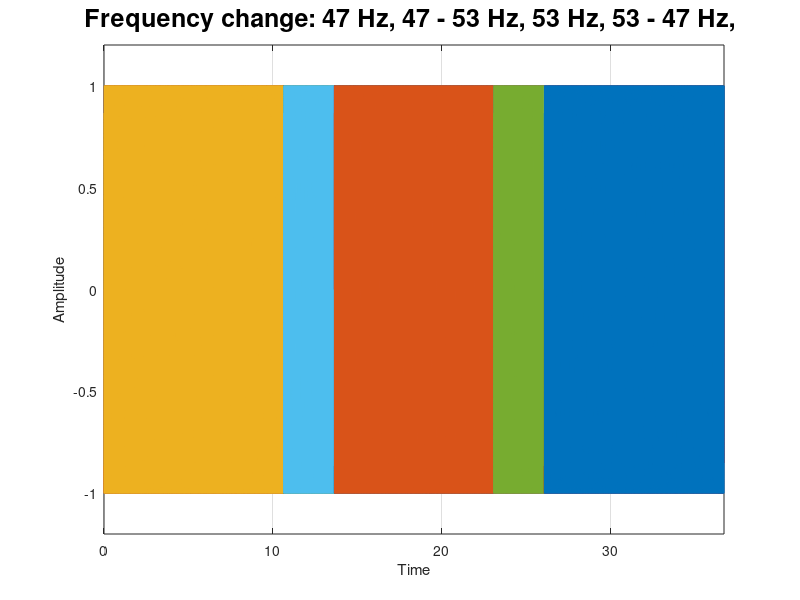
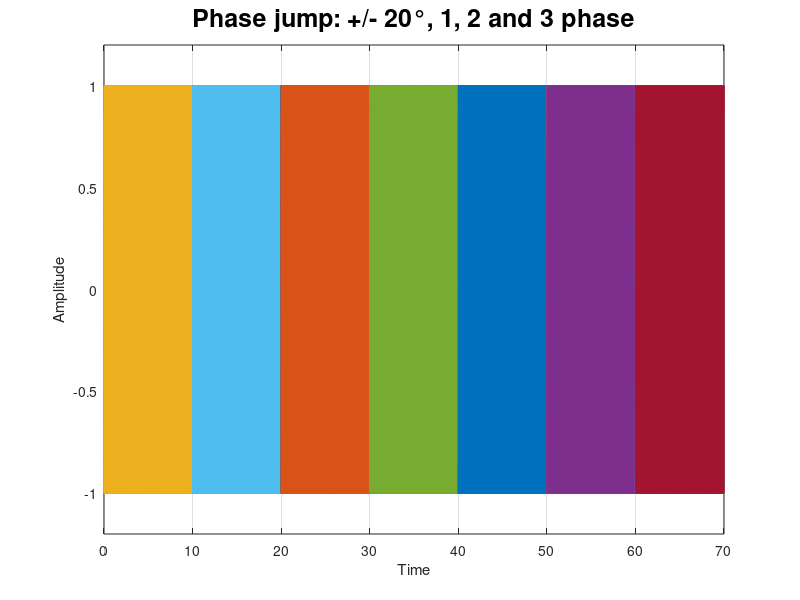
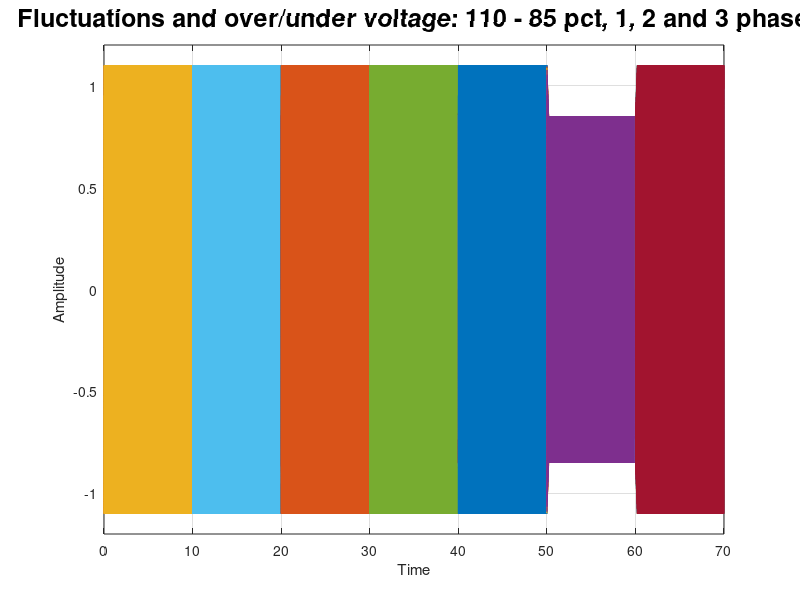
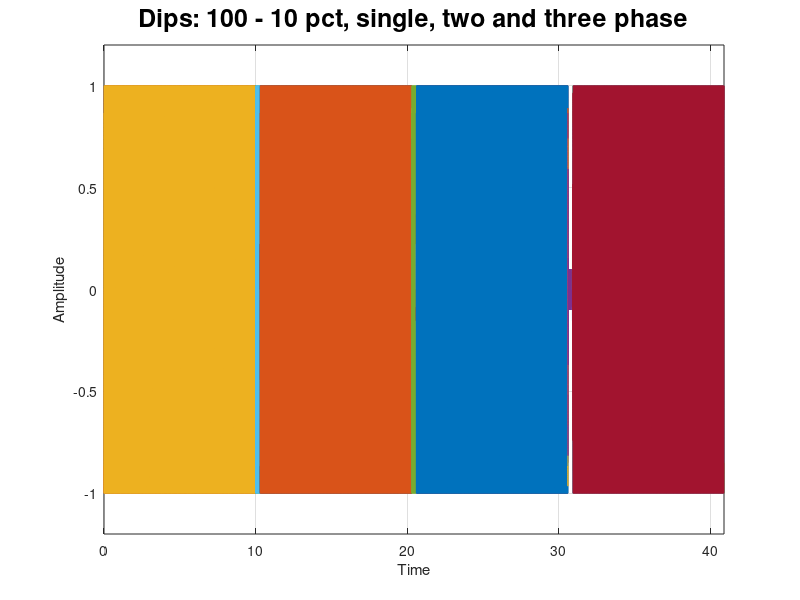

Write the MATLAB code that produced these figures, in order. (Note: this script raises an error after producing the figures.)
clc; clear; close all;
%% script for generating test sequence for PLL's


%% Variable constants for test sequence
fs = 10000
ts = 1/fs
t_end = 75
t = ts*(0:t_end*fs);
t_event = 10 % [s] time between each event
fontsize=18
%% frequency change, TC1

f_start = 47;
f_top = 53;
duration = 3;
cycles = 500;
t_event_low = cycles/f_start
t_event_high = cycles/f_top


t_11 = t_event_low
t_12 = t_11+duration
t_13 = t_12+t_event_high;
t_14 = t_13+duration;
t_15 = t_14+t_event_low;


pha10 = sin(2*pi*f_start*		t(1:round(t_event_low*fs)			));
phb10 = sin(2*pi*f_start*		t(1:round(t_event_low*fs)			) - 2*pi/3);
phc10 = sin(2*pi*f_start*		t(1:round(t_event_low*fs)			) + 2*pi/3);
V10 = [pha10; phb10; phc10]';



% 47 to 53 Hz
pha11 = chirp(					t(1:round(duration*fs)				),f_start,3,f_top,'linear',270);
phb11 = chirp(					t(1:round(duration*fs)				),f_start,3,f_top,'linear',150);
phc11 = chirp(					t(1:round(duration*fs)				),f_start,3,f_top,'linear',30);
V11 = [pha11; phb11; phc11]';


% 53 Hz for 500 cycles
pha12 = sin(2*pi*f_top*			t(1:round(t_event_high*fs)			));
phb12 = sin(2*pi*f_top*			t(1:round(t_event_high*fs)			) - 2*pi/3);
phc12 = sin(2*pi*f_top*			t(1:round(t_event_high*fs)			) + 2*pi/3);
V12 = [pha12; phb12; phc12]';


% 53 to 47 Hz
pha13 = chirp(					t(1:round(duration*fs)				),f_top,3,f_start,'linear',270);
phb13 = chirp(					t(1:round(duration*fs)				),f_top,3,f_start,'linear',150);
phc13 = chirp(					t(1:round(duration*fs)				),f_top,3,f_start,'linear',30);
V13 = [pha13; phb13; phc13]';


% 47 Hz for 10 sec
pha14 = sin(2*pi*f_start*		t(1:round(t_event_low*fs)			));
phb14 = sin(2*pi*f_start*		t(1:round(t_event_low*fs)			) - 2*pi/3);
phc14 = sin(2*pi*f_start*		t(1:round(t_event_low*fs)			) + 2*pi/3);
V14 = [pha14; phb14; phc14]';


% collect part signals to one signal
V1 = [V10; V11; V12; V13; V14];

% figures = figure(11)
figures = figure('Position', [500 500 900 600])

plot(t(1        : round(t_11*fs)), [pha10; phb10; phc10]')
hold on
grid on
plot(t(round(t_11*fs+1): round(t_12*fs)), [pha11; phb11; phc11]')
plot(t(round(t_12*fs+1): round(t_13*fs)), [pha12; phb12; phc12]')
plot(t(round(t_13*fs+1): round(t_14*fs)), [pha13; phb13; phc13]')
plot(t(round(t_14*fs+1): round(t_15*fs)), [pha14; phb14; phc14]')

freqtitle1 = sprintf('Frequency change: %d Hz, %d - %d Hz, %d Hz, %d - %d Hz, %d Hz',... 
    f_start, f_start, f_top, f_top, f_top, f_start)
title(freqtitle1,'FontSize', fontsize)
xlabel('Time')
ylabel('Amplitude')
ylim([-1.2 1.2])
xlim([0 t_15])
    


%% phase jumps, TC2
f_base = 50;
cycles = 500;
t_recov = cycles/f_base;
phi_shift = 20*pi/180


t_21 = t_recov
t_22 = t_21 + t_recov;
t_23 = t_22 + t_recov;
t_24 = t_23 + t_recov;
t_25 = t_24 + t_recov;
t_26 = t_25 + t_recov;
t_27 = t_26 + t_recov;

% start up
pha21 = sin(2*pi*f_base*t(1:t_recov*fs));
phb21 = sin(2*pi*f_base*t(1:t_recov*fs) - 2*pi/3);
phc21 = sin(2*pi*f_base*t(1:t_recov*fs) + 2*pi/3);
V21 = [pha21; phb21; phc21]';

% single phase phase shift (positive)
pha22 = sin(2*pi*f_base*t(1:t_recov*fs) + phi_shift);
phb22 = sin(2*pi*f_base*t(1:t_recov*fs) - 2*pi/3);
phc22 = sin(2*pi*f_base*t(1:t_recov*fs) + 2*pi/3);
V22 = [pha22; phb22; phc22]';

% single phase phase shift (negative)
pha23 = sin(2*pi*f_base*t(1:t_recov*fs));
phb23 = sin(2*pi*f_base*t(1:t_recov*fs) - 2*pi/3);
phc23 = sin(2*pi*f_base*t(1:t_recov*fs) + 2*pi/3);
V23 = [pha23; phb23; phc23]';

% two phase phase shift (positive)
pha24 = sin(2*pi*f_base*t(1:t_recov*fs) + phi_shift);
phb24 = sin(2*pi*f_base*t(1:t_recov*fs) - 2*pi/3 + phi_shift);
phc24 = sin(2*pi*f_base*t(1:t_recov*fs) + 2*pi/3);
V24 = [pha24; phb24; phc24]';

% two phase phase shift (negative)
pha25 = sin(2*pi*f_base*t(1:t_recov*fs));
phb25 = sin(2*pi*f_base*t(1:t_recov*fs) - 2*pi/3);
phc25 = sin(2*pi*f_base*t(1:t_recov*fs) + 2*pi/3);
V25 = [pha25; phb25; phc25]';

% three phase phase shift (positive)
pha26 = sin(2*pi*f_base*t(1:t_recov*fs) + phi_shift);
phb26 = sin(2*pi*f_base*t(1:t_recov*fs) - 2*pi/3 + phi_shift);
phc26 = sin(2*pi*f_base*t(1:t_recov*fs) + 2*pi/3 + phi_shift);
V26 = [pha26; phb26; phc26]';

% three phase phase shift (negative)
pha27 = sin(2*pi*f_base*t(1:t_recov*fs));
phb27 = sin(2*pi*f_base*t(1:t_recov*fs) - 2*pi/3);
phc27 = sin(2*pi*f_base*t(1:t_recov*fs) + 2*pi/3);
V27 = [pha27; phb27; phc27]';
    
% figures = [figures; figure(21)]
figures = [figures; figure('Position', [500 500 900 600])]
% figure('Position', [500 500 900 600])
plot(t(1        : t_21*fs), V21)
grid on
hold on
plot(t(t_21*fs+1: t_22*fs), V22)
plot(t(t_22*fs+1: t_23*fs), V23)
plot(t(t_23*fs+1: t_24*fs), V24)
plot(t(t_24*fs+1: t_25*fs), V25)
plot(t(t_25*fs+1: t_26*fs), V26)
plot(t(t_26*fs+1: t_27*fs), V27)
phasetitle1 = sprintf('Phase jump: +/- %d°, 1, 2 and 3 phase', phi_shift*180/pi)
title(phasetitle1,'FontSize', fontsize)
xlabel('Time')
ylabel('Amplitude')
ylim([-1.2 1.2])
xlim([0 t_27])
V2 = [V21; V22; V23; V24; V25; V26; V27];


%% voltage fluctuations and over/under voltage, TC3
f_base = 50;
cycles = 500;
t_recov = cycles/f_base;
fluct_rate = f_base*0.12/5; % percent pr sec
% t_recov = 10;
Amax = 1.1
Amin = 0.85
t_fluct = (Amax-Amin)/fluct_rate;

t_31  = t_recov; 
t_32  = t_31  + t_recov; 
t_33  = t_32  + t_recov;
t_34  = t_33  + t_recov; 
t_35  = t_34  + t_recov;
t_36  = t_35  + t_recov; 
t_37  = t_36  + t_recov;

% start up
pha31 = Amax*sin(2*pi*f_base*t(1:t_recov*fs));
phb31 = Amax*sin(2*pi*f_base*t(1:t_recov*fs) - 2*pi/3);
phc31 = Amax*sin(2*pi*f_base*t(1:t_recov*fs) + 2*pi/3);
V31 = [pha31; phb31; phc31]';

% single phase fluctuation (positive)
pha32 = [sin(2*pi*f_base*t(1:t_fluct*fs)).*(Amax-fluct_rate*t(1:t_fluct*fs)),  Amin*sin(2*pi*f_base*t(t_fluct*fs:  t_recov*fs))];
phb32 =                                                                        Amax*sin(2*pi*f_base*t(1:           t_recov*fs) - 2*pi/3);
phc32 =                                                                        Amax*sin(2*pi*f_base*t(1:           t_recov*fs) + 2*pi/3);
V32 = [pha32; phb32; phc32]';

% single phase fluctuation (negative)
pha33 = [sin(2*pi*f_base*t(1:t_fluct*fs)).*(Amin+fluct_rate*t(1:t_fluct*fs)),  Amax*sin(2*pi*f_base*t(t_fluct*fs:  t_recov*fs))];
phb33 =                                                                        Amax*sin(2*pi*f_base*t(1:           t_recov*fs) - 2*pi/3);
phc33 =                                                                        Amax*sin(2*pi*f_base*t(1:           t_recov*fs) + 2*pi/3);
V33 = [pha33; phb33; phc33]';

% two phase fluctuation (positive)
pha34 = [sin(2*pi*f_base*t(1:t_fluct*fs))		 	.*(Amax-fluct_rate*t(1:t_fluct*fs)),  	Amin*sin(2*pi*f_base*t(t_fluct*fs:  t_recov*fs))];
phb34 = [sin(2*pi*f_base*t(1:t_fluct*fs) - 2*pi/3)	.*(Amax-fluct_rate*t(1:t_fluct*fs)),  	Amin*sin(2*pi*f_base*t(t_fluct*fs:  t_recov*fs) - 2*pi/3)];
phc34 =                                                                        				Amax*sin(2*pi*f_base*t(1:           t_recov*fs) + 2*pi/3);
V34 = [pha34; phb34; phc34]';

% two phase fluctuation (negative)
pha35 = [sin(2*pi*f_base*t(1:t_fluct*fs))			.*(Amin+fluct_rate*t(1:t_fluct*fs)),  	Amax*sin(2*pi*f_base*t(t_fluct*fs:  t_recov*fs))];
phb35 = [sin(2*pi*f_base*t(1:t_fluct*fs) - 2*pi/3)	.*(Amin+fluct_rate*t(1:t_fluct*fs)),  	Amax*sin(2*pi*f_base*t(t_fluct*fs:  t_recov*fs) - 2*pi/3)];
phc35 =                                                                        				Amax*sin(2*pi*f_base*t(1:           t_recov*fs) + 2*pi/3);
V35 = [pha35; phb35; phc35]';

% three phase fluctuation (positive)
pha36 = [sin(2*pi*f_base*t(1:t_fluct*fs))		 	.*(Amax-fluct_rate*t(1:t_fluct*fs)),  	Amin*sin(2*pi*f_base*t(t_fluct*fs:  t_recov*fs))];
phb36 = [sin(2*pi*f_base*t(1:t_fluct*fs) - 2*pi/3)	.*(Amax-fluct_rate*t(1:t_fluct*fs)),  	Amin*sin(2*pi*f_base*t(t_fluct*fs:  t_recov*fs) - 2*pi/3)];
phc36 = [sin(2*pi*f_base*t(1:t_fluct*fs) + 2*pi/3)	.*(Amax-fluct_rate*t(1:t_fluct*fs)),  	Amin*sin(2*pi*f_base*t(t_fluct*fs:  t_recov*fs) + 2*pi/3)];
V36 = [pha36; phb36; phc36]';

% three phase fluctuation (negative)
pha37 = [sin(2*pi*f_base*t(1:t_fluct*fs))			.*(Amin+fluct_rate*t(1:t_fluct*fs)),  	Amax*sin(2*pi*f_base*t(t_fluct*fs:  t_recov*fs))];
phb37 = [sin(2*pi*f_base*t(1:t_fluct*fs) - 2*pi/3)	.*(Amin+fluct_rate*t(1:t_fluct*fs)),  	Amax*sin(2*pi*f_base*t(t_fluct*fs:  t_recov*fs) - 2*pi/3)];
phc37 = [sin(2*pi*f_base*t(1:t_fluct*fs) + 2*pi/3)	.*(Amin+fluct_rate*t(1:t_fluct*fs)),  	Amax*sin(2*pi*f_base*t(t_fluct*fs:  t_recov*fs) + 2*pi/3)];
V37 = [pha37; phb37; phc37]';


% figures = [figures; figure(31)]
figures = [figures; figure('Position', [500 500 900 600])]
plot(t(1        : t_31*fs), V31)
grid on
hold on
plot(t(t_31*fs+1: t_32*fs), V32)
plot(t(t_32*fs+1: t_33*fs), V33)
plot(t(t_33*fs+1: t_34*fs), V34)
plot(t(t_34*fs+1: t_35*fs), V35)
plot(t(t_35*fs+1: t_36*fs), V36)
plot(t(t_36*fs+1: t_37*fs), V37)

phasetitle1 = sprintf('Fluctuations and over/under voltage: %.f - %.f pct, 1, 2 and 3 phase', Amax*100, Amin*100)
title(phasetitle1,'FontSize', fontsize)
xlabel('Time')
ylabel('Amplitude')
ylim([-1.2 1.2])
xlim([0 t_37])
V3 = [V31; V32; V33; V34; V35; V36; V37];



%% voltage dips, TC4
f_base = 50
cycles = 500
t_recov = cycles/f_base
fluct_rate = f_base*0.9/2 % percent pr sec
Amax = 1
Amin = 0.1
t_fluct = (Amax-Amin)/fluct_rate
down_cycles = 13
t_down = down_cycles/f_base

t_41  = t_recov; 
% t_42  = t_41  + t_recov; 
t_42  = t_41  + (t_down+t_fluct); 
t_43  = t_42  + t_recov;
t_44  = t_43  + (t_down+t_fluct); 
t_45  = t_44  + t_recov;
t_46  = t_45  + (t_down+t_fluct); 
t_47  = t_46  + t_recov;

% start up
pha41 = Amax*sin(2*pi*f_base*t(1:t_recov*fs));
phb41 = Amax*sin(2*pi*f_base*t(1:t_recov*fs) - 2*pi/3);
phc41 = Amax*sin(2*pi*f_base*t(1:t_recov*fs) + 2*pi/3);
V41 = [pha41; phb41; phc41]';

% single phase dip
% pha42 = [sin(2*pi*f_base*t(1:t_fluct*fs)).*(Amax-fluct_rate*t(1:t_fluct*fs)),  Amin*sin(2*pi*f_base*t(t_fluct*fs+1:  t_recov*fs))];
pha42 = [sin(2*pi*f_base*t(1:t_fluct*fs))            .*(Amax-fluct_rate*t(1:t_fluct*fs)),   Amin*sin(2*pi*f_base*t(t_fluct*fs+1:     (t_down+t_fluct)*fs))];
phb42 =                                                                                     Amax*sin(2*pi*f_base*t(1:                (t_down+t_fluct)*fs) - 2*pi/3);
phc42 =                                                                                     Amax*sin(2*pi*f_base*t(1:                (t_down+t_fluct)*fs) + 2*pi/3);
V42 = [pha42; phb42; phc42]';   

% single phase restore
pha43 = [sin(2*pi*f_base*t(1:t_fluct*fs))           .*(Amin+fluct_rate*t(1:t_fluct*fs)),    Amax*sin(2*pi*f_base*t(t_fluct*fs+1:     t_recov*fs))];
phb43 =                                                                                     Amax*sin(2*pi*f_base*t(1:                t_recov*fs) - 2*pi/3);
phc43 =                                                                                     Amax*sin(2*pi*f_base*t(1:                t_recov*fs) + 2*pi/3);
V43 = [pha43; phb43; phc43]';

% two phase dip                                               XXXXXXXXXXXXXXXXXXXXXXXXXXX      her sker fase forskydning
pha44 = [sin(2*pi*f_base*t(1:t_fluct*fs))		 	.*(Amax-fluct_rate*t(1:t_fluct*fs)),  	Amin*sin(2*pi*f_base*t(t_fluct*fs+1:     (t_down+t_fluct)*fs))];
phb44 = [sin(2*pi*f_base*t(1:t_fluct*fs) - 2*pi/3)	.*(Amax-fluct_rate*t(1:t_fluct*fs)),  	Amin*sin(2*pi*f_base*t(t_fluct*fs+1:     (t_down+t_fluct)*fs) - 2*pi/3)];
phc44 =                                                                        				Amax*sin(2*pi*f_base*t(1:                (t_down+t_fluct)*fs) + 2*pi/3);
V44 = [pha44; phb44; phc44]';

% two phase restore
pha45 = [sin(2*pi*f_base*t(1:t_fluct*fs))			.*(Amin+fluct_rate*t(1:t_fluct*fs)),  	Amax*sin(2*pi*f_base*t(t_fluct*fs+1:     t_recov*fs))];
phb45 = [sin(2*pi*f_base*t(1:t_fluct*fs) - 2*pi/3)	.*(Amin+fluct_rate*t(1:t_fluct*fs)),  	Amax*sin(2*pi*f_base*t(t_fluct*fs+1:     t_recov*fs) - 2*pi/3)];
phc45 =                                                                        				Amax*sin(2*pi*f_base*t(1:                t_recov*fs) + 2*pi/3);
V45 = [pha45; phb45; phc45]';

% three phase dip
pha46 = [sin(2*pi*f_base*t(1:t_fluct*fs))		 	.*(Amax-fluct_rate*t(1:t_fluct*fs)),  	Amin*sin(2*pi*f_base*t(t_fluct*fs+1:     (t_down+t_fluct)*fs))];
phb46 = [sin(2*pi*f_base*t(1:t_fluct*fs) - 2*pi/3)	.*(Amax-fluct_rate*t(1:t_fluct*fs)),  	Amin*sin(2*pi*f_base*t(t_fluct*fs+1:     (t_down+t_fluct)*fs) - 2*pi/3)];
phc46 = [sin(2*pi*f_base*t(1:t_fluct*fs) + 2*pi/3)	.*(Amax-fluct_rate*t(1:t_fluct*fs)),  	Amin*sin(2*pi*f_base*t(t_fluct*fs+1:     (t_down+t_fluct)*fs) + 2*pi/3)];
V46 = [pha46; phb46; phc46]';

% three phase restore
pha47 = [sin(2*pi*f_base*t(1:t_fluct*fs))			.*(Amin+fluct_rate*t(1:t_fluct*fs)),  	Amax*sin(2*pi*f_base*t(t_fluct*fs+1:     t_recov*fs))];
phb47 = [sin(2*pi*f_base*t(1:t_fluct*fs) - 2*pi/3)	.*(Amin+fluct_rate*t(1:t_fluct*fs)),  	Amax*sin(2*pi*f_base*t(t_fluct*fs+1:     t_recov*fs) - 2*pi/3)];
phc47 = [sin(2*pi*f_base*t(1:t_fluct*fs) + 2*pi/3)	.*(Amin+fluct_rate*t(1:t_fluct*fs)),  	Amax*sin(2*pi*f_base*t(t_fluct*fs+1:     t_recov*fs) + 2*pi/3)];
V47 = [pha47; phb47; phc47]';


% figures = [figures; figure(41)]
figures = [figures; figure('Position', [500 500 900 600])]
plot(t(1        : t_41*fs), V41)
grid on
hold on
plot(t(t_41*fs+1: t_42*fs), V42)
plot(t(t_42*fs+1: t_43*fs), V43)
plot(t(t_43*fs+1: t_44*fs), V44)
plot(t(t_44*fs+1: t_45*fs), V45)
plot(t(t_45*fs+1: t_46*fs), V46)
plot(t(t_46*fs+1: t_47*fs), V47)
diptitle1 = sprintf('Dips: %d - %d pct, single, two and three phase', Amax*100, Amin*100)
title(diptitle1,'FontSize', fontsize)
xlabel('Time')
ylabel('Amplitude')
ylim([-1.2 1.2])
xlim([0 t_47])

V4 = [V41; V42; V43; V44; V45; V46; V47];


%% harmonics, TC5
f_base = 50
cycles = 500
t_recov = cycles/f_base
t_harmonics = t_recov
Amax = 1

%Amplitudes of harmonics
A5_1 = 0.1
A7_1 = 0.0663
A5_2 = 0.0663
A7_2 = 0.1

%
t_51 = t_recov
t_52 = t_51 + t_harmonics
t_53 = t_52 + t_recov
t_54 = t_53 + t_harmonics


% start up
pha51 = Amax*sin(2*pi*f_base*t(1:t_recov*fs));
phb51 = Amax*sin(2*pi*f_base*t(1:t_recov*fs) - 2*pi/3);
phc51 = Amax*sin(2*pi*f_base*t(1:t_recov*fs) + 2*pi/3);
V51 = [pha51; phb51; phc51]';

% harmonics
pha52 = Amax*sin(2*pi*f_base*t(1:t_recov*fs))          + A5_1*sin(5*(2*pi*f_base*t(1:t_recov*fs))         ) + A7_1*sin(7*(2*pi*f_base*t(1:t_recov*fs))         );
phb52 = Amax*sin(2*pi*f_base*t(1:t_recov*fs) - 2*pi/3) + A5_1*sin(5*(2*pi*f_base*t(1:t_recov*fs) - 2*pi/3)) + A7_1*sin(7*(2*pi*f_base*t(1:t_recov*fs) - 2*pi/3));
phc52 = Amax*sin(2*pi*f_base*t(1:t_recov*fs) + 2*pi/3) + A5_1*sin(5*(2*pi*f_base*t(1:t_recov*fs) + 2*pi/3)) + A7_1*sin(7*(2*pi*f_base*t(1:t_recov*fs) + 2*pi/3));
V52 = [pha52; phb52; phc52]';

% recover
pha53 = Amax*sin(2*pi*f_base*t(1:t_recov*fs));
phb53 = Amax*sin(2*pi*f_base*t(1:t_recov*fs) - 2*pi/3);
phc53 = Amax*sin(2*pi*f_base*t(1:t_recov*fs) + 2*pi/3);
V53 = [pha53; phb53; phc53]';

% harmonics
pha54 = Amax*sin(2*pi*f_base*t(1:t_recov*fs))          + A5_2*sin(5*(2*pi*f_base*t(1:t_recov*fs))         ) + A7_2*sin(7*(2*pi*f_base*t(1:t_recov*fs))         );
phb54 = Amax*sin(2*pi*f_base*t(1:t_recov*fs) - 2*pi/3) + A5_2*sin(5*(2*pi*f_base*t(1:t_recov*fs) - 2*pi/3)) + A7_2*sin(7*(2*pi*f_base*t(1:t_recov*fs) - 2*pi/3));
phc54 = Amax*sin(2*pi*f_base*t(1:t_recov*fs) + 2*pi/3) + A5_2*sin(5*(2*pi*f_base*t(1:t_recov*fs) + 2*pi/3)) + A7_2*sin(7*(2*pi*f_base*t(1:t_recov*fs) + 2*pi/3));
V54 = [pha54; phb54; phc54]';

% figures = [figures; figure(51)]
figures = [figures; figure('Position', [500 500 900 600])]
plot(t(1        : t_51*fs), V51)
grid on
hold on
plot(t(t_51*fs+1: t_52*fs), V52)
plot(t(t_52*fs+1: t_53*fs), V53)
plot(t(t_53*fs+1: t_54*fs), V54)

harmonicstitle1 = sprintf('Harmonics: none, 5^{th} = %.2f and 7^{th}=%.2f, none, 5^{th} = %.2f and 7^{th}=%.2f',A5_1, A7_1, A5_2, A7_2 )
title(harmonicstitle1,'FontSize', fontsize)
xlabel('Time')
ylabel('Amplitude')
ylim([-1.2 1.2])
xlim([0 t_54])

V5 = [V51; V52; V53; V54];
%% interruptions, TC6
% f_base = 50
% cycles = 500
% t_recov = cycles/f_base
% fluct_rate = f_base*1/2 % percent pr sec
% Amax = 1
% Amin = 0.00
% t_fluct = (Amax-Amin)/fluct_rate
% down_cycles = 7
% t_down = down_cycles/f_base
% 
% t_61  = t_recov; 
% t_62  = t_61  + (t_down+t_fluct); 
% t_63  = t_62  + t_recov;
% t_64  = t_63  + (t_down+t_fluct); 
% t_65  = t_64  + t_recov;
% t_66  = t_65  + (t_down+t_fluct); 
% t_67  = t_66  + t_recov;
% 
% % start up
% pha61 = Amax*sin(2*pi*f_base*t(1:t_recov*fs));
% phb61 = Amax*sin(2*pi*f_base*t(1:t_recov*fs) - 2*pi/3);
% phc61 = Amax*sin(2*pi*f_base*t(1:t_recov*fs) + 2*pi/3);
% V61 = [pha61; phb61; phc61]';
% 
% % single phase interruption
% % pha62 = [sin(2*pi*f_base*t(1:t_fluct*fs)).*(Amax-fluct_rate*t(1:t_fluct*fs)),  Amin*sin(2*pi*f_base*t(t_fluct*fs+1:  t_recov*fs))];
% pha62 = [sin(2*pi*f_base*t(1:t_fluct*fs))            .*(Amax-fluct_rate*t(1:t_fluct*fs)),   Amin*sin(2*pi*f_base*t(t_fluct*fs+1:     (t_down+t_fluct)*fs))];
% phb62 =                                                                                     Amax*sin(2*pi*f_base*t(1:                (t_down+t_fluct)*fs) - 2*pi/3);
% phc62 =                                                                                     Amax*sin(2*pi*f_base*t(1:                (t_down+t_fluct)*fs) + 2*pi/3);
% V62 = [pha62; phb62; phc62]';   
% 
% % single phase restore
% pha63 = [sin(2*pi*f_base*t(1:t_fluct*fs))           .*(Amin+fluct_rate*t(1:t_fluct*fs)),    Amax*sin(2*pi*f_base*t(t_fluct*fs+1:     t_recov*fs))];
% phb63 =                                                                                     Amax*sin(2*pi*f_base*t(1:                t_recov*fs) - 2*pi/3);
% phc63 =                                                                                     Amax*sin(2*pi*f_base*t(1:                t_recov*fs) + 2*pi/3);
% V63 = [pha63; phb63; phc63]';
% 
% % two phase interruption                                               XXXXXXXXXXXXXXXXXXXXXXXXXXX      her sker fase forskydning
% pha64 = [sin(2*pi*f_base*t(1:t_fluct*fs))		 	.*(Amax-fluct_rate*t(1:t_fluct*fs)),  	Amin*sin(2*pi*f_base*t(t_fluct*fs+1:     (t_down+t_fluct)*fs))];
% phb64 = [sin(2*pi*f_base*t(1:t_fluct*fs) - 2*pi/3)	.*(Amax-fluct_rate*t(1:t_fluct*fs)),  	Amin*sin(2*pi*f_base*t(t_fluct*fs+1:     (t_down+t_fluct)*fs) - 2*pi/3)];
% phc64 =                                                                        				Amax*sin(2*pi*f_base*t(1:                (t_down+t_fluct)*fs) + 2*pi/3);
% V64 = [pha64; phb64; phc64]';
% 
% % two phase restore
% pha65 = [sin(2*pi*f_base*t(1:t_fluct*fs))			.*(Amin+fluct_rate*t(1:t_fluct*fs)),  	Amax*sin(2*pi*f_base*t(t_fluct*fs+1:     t_recov*fs))];
% phb65 = [sin(2*pi*f_base*t(1:t_fluct*fs) - 2*pi/3)	.*(Amin+fluct_rate*t(1:t_fluct*fs)),  	Amax*sin(2*pi*f_base*t(t_fluct*fs+1:     t_recov*fs) - 2*pi/3)];
% phc65 =                                                                        				Amax*sin(2*pi*f_base*t(1:                t_recov*fs) + 2*pi/3);
% V65 = [pha65; phb65; phc65]';
% 
% % three phase interruption
% pha66 = [sin(2*pi*f_base*t(1:t_fluct*fs))		 	.*(Amax-fluct_rate*t(1:t_fluct*fs)),  	Amin*sin(2*pi*f_base*t(t_fluct*fs+1:     (t_down+t_fluct)*fs))];
% phb66 = [sin(2*pi*f_base*t(1:t_fluct*fs) - 2*pi/3)	.*(Amax-fluct_rate*t(1:t_fluct*fs)),  	Amin*sin(2*pi*f_base*t(t_fluct*fs+1:     (t_down+t_fluct)*fs) - 2*pi/3)];
% phc66 = [sin(2*pi*f_base*t(1:t_fluct*fs) + 2*pi/3)	.*(Amax-fluct_rate*t(1:t_fluct*fs)),  	Amin*sin(2*pi*f_base*t(t_fluct*fs+1:     (t_down+t_fluct)*fs) + 2*pi/3)];
% V66 = [pha66; phb66; phc66]';
% 
% % three phase restore
% pha67 = [sin(2*pi*f_base*t(1:t_fluct*fs))			.*(Amin+fluct_rate*t(1:t_fluct*fs)),  	Amax*sin(2*pi*f_base*t(t_fluct*fs+1:     t_recov*fs))];
% phb67 = [sin(2*pi*f_base*t(1:t_fluct*fs) - 2*pi/3)	.*(Amin+fluct_rate*t(1:t_fluct*fs)),  	Amax*sin(2*pi*f_base*t(t_fluct*fs+1:     t_recov*fs) - 2*pi/3)];
% phc67 = [sin(2*pi*f_base*t(1:t_fluct*fs) + 2*pi/3)	.*(Amin+fluct_rate*t(1:t_fluct*fs)),  	Amax*sin(2*pi*f_base*t(t_fluct*fs+1:     t_recov*fs) + 2*pi/3)];
% V67 = [pha67; phb67; phc67]';
% 
% figures = [figures; figure(61)]
% % plot(t(1        : t_61*fs), V61)
% % grid on
% % hold on
% % plot(t(t_61*fs+1: t_62*fs), V62)
% % plot(t(t_62*fs+1: t_63*fs), V63)
% % plot(t(t_63*fs+1: t_64*fs), V64)
% % plot(t(t_64*fs+1: t_65*fs), V65)
% % plot(t(t_65*fs+1: t_66*fs), V66)
% % plot(t(t_66*fs: t_67*fs), V67)
% plot(t(1        	   : round(t_61*fs)), V61)
% grid on
% hold on
% plot(t(round(t_61*fs)+1: round(t_62*fs)), V62)
% plot(t(round(t_62*fs)+1: round(t_63*fs)), V63)
% plot(t(round(t_63*fs)+1: round(t_64*fs)), V64)
% plot(t(round(t_64*fs)+1: round(t_65*fs)), V65)
% plot(t(round(t_65*fs)+1: round(t_66*fs)), V66)
% plot(t(round(t_66*fs)+1: round(t_67*fs)), V67)
% intertitle1 = sprintf('Interruptions: %d - %d pct, single, two and three phase', Amax*100, Amin*100)
% title(intertitle1)
% xlabel('Time')
% ylabel('Amplitude')
% ylim([-1.2 1.2])
% 
% V6 = [V61; V62; V63; V64; V65; V66; V67];


%% this part is for 100 kHz with Amin = 0.0001
f_base = 50
cycles = 500
t_recov = cycles/f_base
fluct_rate = f_base*1/2 % percent pr sec
Amax = 1
Amin = 0.0001
t_fluct = (Amax-Amin)/fluct_rate
down_cycles = 8
t_down = down_cycles/f_base

t_61  = t_recov; 
t_62  = t_61  + (t_down+t_fluct); 
t_63  = t_62  + t_recov;
t_64  = t_63  + (t_down+t_fluct); 
t_65  = t_64  + t_recov;
t_66  = t_65  + (t_down+t_fluct); 
t_67  = t_66  + t_recov;

% start up
pha61 = Amax*sin(2*pi*f_base*t(1:round(t_recov*fs)));
phb61 = Amax*sin(2*pi*f_base*t(1:round(t_recov*fs)) - 2*pi/3);
phc61 = Amax*sin(2*pi*f_base*t(1:round(t_recov*fs)) + 2*pi/3);
V61 = [pha61; phb61; phc61]';

% single phase interruption

pha62 = [sin(2*pi*f_base*t(1:round(t_fluct*fs)))            .*(Amax-fluct_rate*t(1:round(t_fluct*fs))),   Amin*sin(2*pi*f_base*t(round(t_fluct*fs)+1:     round((t_down+t_fluct)*fs)))];
phb62 =                                                                                     Amax*sin(2*pi*f_base*t(1:round(                (t_down+t_fluct)*fs)) - 2*pi/3);
phc62 =                                                                                     Amax*sin(2*pi*f_base*t(1:round(                (t_down+t_fluct)*fs)) + 2*pi/3);
V62 = [pha62; phb62; phc62]';   

% single phase restore
pha63 = [sin(2*pi*f_base*t(1:round(t_fluct*fs)))           .*(Amin+fluct_rate*t(1:round(t_fluct*fs))),    	Amax*sin(2*pi*f_base*t(round(t_fluct*fs)+1:     round(t_recov*fs)))];
phb63 =                                                                                     Amax*sin(2*pi*f_base*t(1:round(                t_recov*fs)) - 2*pi/3);
phc63 =                                                                                     Amax*sin(2*pi*f_base*t(1:round(                t_recov*fs)) + 2*pi/3);
V63 = [pha63; phb63; phc63]';

% two phase interruption                                               XXXXXXXXXXXXXXXXXXXXXXXXXXX      her sker fase forskydning
pha64 = [sin(2*pi*f_base*t(1:round(t_fluct*fs)))		 	.*(Amax-fluct_rate*t(1:round(t_fluct*fs))),  	Amin*sin(2*pi*f_base*t(round(t_fluct*fs)+1:     round((t_down+t_fluct)*fs)))];
phb64 = [sin(2*pi*f_base*t(1:round(t_fluct*fs)) - 2*pi/3)	.*(Amax-fluct_rate*t(1:round(t_fluct*fs))),  	Amin*sin(2*pi*f_base*t(round(t_fluct*fs)+1:     round((t_down+t_fluct)*fs)) - 2*pi/3)];
phc64 =                                                                        				Amax*sin(2*pi*f_base*t(1:round(                (t_down+t_fluct)*fs)) + 2*pi/3);
V64 = [pha64; phb64; phc64]';

% two phase restore
pha65 = [sin(2*pi*f_base*t(1:round(t_fluct*fs)))			.*(Amin+fluct_rate*t(1:round(t_fluct*fs))),  	Amax*sin(2*pi*f_base*t(round(t_fluct*fs)+1:     round(t_recov*fs)))];
phb65 = [sin(2*pi*f_base*t(1:round(t_fluct*fs)) - 2*pi/3)	.*(Amin+fluct_rate*t(1:round(t_fluct*fs))),  	Amax*sin(2*pi*f_base*t(round(t_fluct*fs)+1:     round(t_recov*fs)) - 2*pi/3)];
phc65 =                                                                        				Amax*sin(2*pi*f_base*t(1:round(                t_recov*fs)) + 2*pi/3);
V65 = [pha65; phb65; phc65]';

% three phase interruption
pha66 = [sin(2*pi*f_base*t(1:round(t_fluct*fs)))		 	.*(Amax-fluct_rate*t(1:round(t_fluct*fs))),  	Amin*sin(2*pi*f_base*t(round(t_fluct*fs)+1:     round((t_down+t_fluct)*fs)))];
phb66 = [sin(2*pi*f_base*t(1:round(t_fluct*fs)) - 2*pi/3)	.*(Amax-fluct_rate*t(1:round(t_fluct*fs))),  	Amin*sin(2*pi*f_base*t(round(t_fluct*fs)+1:     round((t_down+t_fluct)*fs)) - 2*pi/3)];
phc66 = [sin(2*pi*f_base*t(1:round(t_fluct*fs)) + 2*pi/3)	.*(Amax-fluct_rate*t(1:round(t_fluct*fs))),  	Amin*sin(2*pi*f_base*t(round(t_fluct*fs)+1:     round((t_down+t_fluct)*fs)) + 2*pi/3)];
V66 = [pha66; phb66; phc66]';

% three phase restore
pha67 = [sin(2*pi*f_base*t(1:round(t_fluct*fs)))			.*(Amin+fluct_rate*t(1:round(t_fluct*fs))),  	Amax*sin(2*pi*f_base*t(round(t_fluct*fs)+1:     round(t_recov*fs)))];
phb67 = [sin(2*pi*f_base*t(1:round(t_fluct*fs)) - 2*pi/3)	.*(Amin+fluct_rate*t(1:round(t_fluct*fs))),  	Amax*sin(2*pi*f_base*t(round(t_fluct*fs)+1:     round(t_recov*fs)) - 2*pi/3)];
phc67 = [sin(2*pi*f_base*t(1:round(t_fluct*fs)) + 2*pi/3)	.*(Amin+fluct_rate*t(1:round(t_fluct*fs))),  	Amax*sin(2*pi*f_base*t(round(t_fluct*fs)+1:     round(t_recov*fs)) + 2*pi/3)];
V67 = [pha67; phb67; phc67]';

% figures = [figures; figure(61)]
figures = [figures; figure('Position', [500 500 900 600])]
plot(t(1        	   : round(t_61*fs)), V61)
grid on
hold on
plot(t(round(t_61*fs)+1: round(t_62*fs)), V62)
plot(t(round(t_62*fs)+1: round(t_63*fs)), V63)
% plot(t(round(t_63*fs)+1: round(t_64*fs)), V64)
plot(t(round(t_63*fs)  : round(t_64*fs)), V64)
plot(t(round(t_64*fs)+1: round(t_65*fs)), V65)
plot(t(round(t_65*fs)+1: round(t_66*fs)), V66)
plot(t(round(t_66*fs)+1: round(t_67*fs)), V67)
intertitle1 = sprintf('Interruptions: %.2f - %.2f pct, single, two and three phase', Amax*100, Amin*100)
title(intertitle1,'FontSize', 16)
xlabel('Time')
ylabel('Amplitude')
ylim([-1.2 1.2])
xlim([0 t_67])

V6 = [V61; V62; V63; V64; V65; V66; V67];

%% saving figures
% savepath = 'C:\Users\Kasper Laustsen\Aarhus universitet\Martin Højlund Therkildsen - Bachelor\12. Documentation\test_journals\alphabetaPLL_01\figures'
% filename = ["TC1_freq_signals.png"; "TC2_phase_signals.png" ;"TC3_fluct_signals.png"; "TC4_dip_signals.png"; "TC5_harm_signals.png"; "TC6_interrupt_signals.png"]
% for i=1:6
%     f = fullfile(savepath,filename(i))
% 
%     exportgraphics(figures(i), f,'Resolution', 400)
% end
%% plotting of phase a angle

% figure(1)
% plot(t(1:round(t_15*fs)),unwrap(angle(hilbert(V1(:,1))))+pi/2)
% hold on
% plot(t(1:round(t_15*fs)),47*2*pi*t(1:round(t_15*fs)))
% grid on



%% saving signals to workspace
time = .1*(0:100)';
timeWrong = (0:0.1:10)';
tsData = (0:100)';
ts = timeseries([(1:100)' + 10*rand(100,1)]);
ttData = sin(time) + 2*rand(101,1);
tt = timetable(seconds(time), ttData);

%
% tt1 = timetable(seconds(t(1:round(t_15*fs)))', [unwrap(angle(hilbert(V1(:,1))))+pi/2 V1]);
tt1 = timetable(seconds(t(1:round(t_15*fs)))', [mod(unwrap(angle(hilbert(V1(:,1))))+pi/2,2*pi) V1]); %modulus of phase
% round(t_15*fs)/fs
% [length(t(1:round(t_15*fs))),length(V1)];

% tt2 = timetable(seconds(t(1:round(t_27*fs)))', [unwrap(angle(hilbert(V2(:,1))))+pi/2 V2]);
tt2 = timetable(seconds(t(1:round(t_27*fs)))', [mod(unwrap(angle(hilbert(V2(:,1))))+pi/2,2*pi) V2]); %modulus of phase
% [length(t(1:t_27*fs)),length(V2)];

% tt3 = timetable(seconds(t(1:round(t_37*fs)))', [unwrap(angle(hilbert(V3(:,1))))+pi/2 V3]);
tt3 = timetable(seconds(t(1:round(t_37*fs)))', [mod(unwrap(angle(hilbert(V3(:,1))))+pi/2,2*pi) V3]); %modulus of phase
% [length(t(1:round(t_37*fs))),length(V3)];

% tt4 = timetable(seconds(t(1:round(t_47*fs)))', [unwrap(angle(hilbert(V4(:,1))))+pi/2 V4]);
tt4 = timetable(seconds(t(1:round(t_47*fs)))', [mod(unwrap(angle(hilbert(V4(:,1))))+pi/2,2*pi) V4]); %modulus of phase
% [length(t(1:round(t_47*fs))),length(V4)];

% Notice: In stead of "unwrap.." a synthetic angle is inserted (2*pi*...)!
% tt5 = timetable(seconds(t(1:round(t_54*fs)))', [2*pi*50*t(1:round(t_54*fs))' V5]);
tt5 = timetable(seconds(t(1:round(t_54*fs)))', [mod(2*pi*50*t(1:round(t_54*fs)),2*pi)' V5]); %modulus of phase
% [length(t(1:t_54*fs)),length(V5)];


% Notice: In stead of "unwrap.." a synthetic angle is inserted (2*pi*...)!
% tt6 = timetable(seconds(t(1:round(t_67*fs+1)))', [2*pi*50*t(1:(round(t_67*fs)+1))' V6]); %this time table can be used when Amin is set to 0.001 in test case 6 with fs = 10kHZ
tt6 = timetable(seconds(t(1:round(t_67*fs+1)))', [mod(2*pi*50*t(1:(round(t_67*fs)+1)),2*pi)' V6]); %modulus of phase


figure()
% stackedplot(tt6)
plot(seconds(t(1:round(t_67*fs+1))), mod(2*pi*50*t(1:(round(t_67*fs)+1)),2*pi))
%% saving signals to directory
% convert timetables to tables without 'sec' extensions to all time
% measurements
% TT = {tt1, tt2, tt3, tt4, tt5, tt6}
% T = {0, 0, 0, 0, 0, 0}
% for i=1:6
%     T{i} = timetable2table(TT{1,i});
%     T{i}.Time = seconds(T{i}.Time);
%     T{i} = splitvars(T{i});
%     T{i}.Properties.VariableNames(1:5) = {'Time', 'True phase angle', 'Phase A', 'Phase B', 'Phase C'};
%     
% end
% 
% 
% savepath = 'C:\Users\Kasper Laustsen\Aarhus universitet\Martin Højlund Therkildsen - Bachelor\10. Accepttest\Accepttest specification\Signals_TC'
% filename = ["TC1.csv"; "TC2.csv"; "TC3.csv"; "TC4.csv"; "TC5.csv"; "TC6.csv"]
% for i=1:6
%     f = fullfile(savepath,filename(i));
%     writetable(T{1,i},f);
%     
% end



